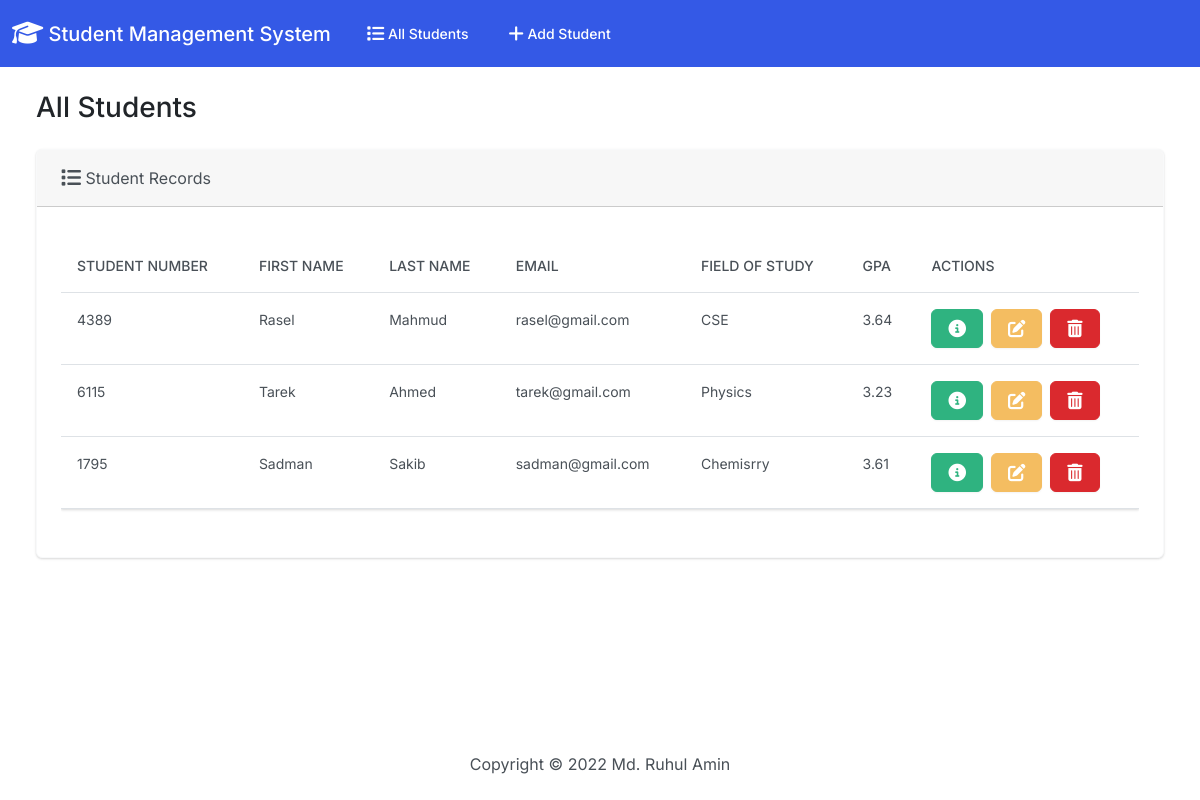
The page / on the database its author committed.
### students/models.py (models this page shows, shortened)
class Student(models.Model):
  student_number = models.PositiveIntegerField()
  first_name = models.CharField(max_length=50)
  last_name = models.CharField(max_length=50)
  email = models.EmailField(max_length=100)
  field_of_study = models.CharField(max_length=50)
  gpa = models.FloatField()

### students/views.py (the view)
# urls.py: path('',views.index,name='index'),
def index(request):
  return render(request, 'students/index.html', {
    'students': Student.objects.all()
  })

### students/templates/students/index.html (shortened to what this page needs)
{% extends "students/base.html" %}
{% block body %}
<h3 class='m-4'>All Students</h3>
<div class='row'>
    <div class='col-12'>
        {% if students %}
            <div class="card border-light ms-4 me-4 mb-4">
                <div class="card-header">
                    <i class="fa-solid fa-list fa-lg"></i> Student Records
                </div>
                <div class="card-body">
                <p class="card-text">
                    <div class="table-responsive">
                        <table class="table table-hover">
                            <thead>
                              <tr>
                                <th scope="col">Student Number</th>
                                <th scope="col">First Name</th>
                                <th scope="col">Last Name</th>
                                <th scope="col">Email</th>
                                <th scope="col">Field of Study</th>
                                <th scope="col">GPA</th>
                                <th scope="col">Actions</th>
                              </tr>
                            </thead>
                            <tbody>
                                {% for student in students %}
                                <tr>
                                  <td>{{ student.student_number }}</td>
                                  <td>{{ student.first_name }}</td>
                                  <td>{{ student.last_name }}</td>
                                  <td>{{ student.email }}</td>
                                  <td>{{ student.field_of_study }}</td>
                                  <td>{{ student.gpa }}</td>
                                  <td>
                                        <button type="button" class="btn btn-success me-1" href="{% url 'view_student' student.id %}" data-bs-toggle="modal" data-bs-target="#myModal{{student.id}}">
                                        </button>
                                          <a class="btn btn-warning me-1" href="{% url 'edit' student.id %}">
                                          </a>
                                          <button type="button" class="btn btn-danger" data-bs-toggle="modal" data-bs-target="#delete{{student.id}}">
                                          </button>
                                  </td>
                                {% endfor %}
                            </tbody>
                          </table>
                    </div>
                </p>
                </div>
            </div>
        {% else %}
            <h5 class="alert alert-primary ms-4 me-4">No Student Records</h5>
        {% endif %}
    </div>
</div>
{% endblock %}

### students/templates/students/base.html (shortened to what this page needs)
{% load static %}
<!DOCTYPE html>
<html lang="en">
  <head>
    <link rel="stylesheet" href="https://cdnjs.cloudflare.com/ajax/libs/font-awesome/6.1.1/css/all.min.css">
    <link href="{% static 'css/bootstrap.min.css' %}" rel="stylesheet">
  </head>
  <body class='d-flex flex-column min-vh-100'>
    <nav class="navbar navbar-expand-lg navbar-dark bg-primary">
        <div class="container-fluid">
          <a class="navbar-brand" href="{% url 'index' %}">
            <i class="fa-solid fa-graduation-cap fa-lg"></i> Student Management System
        </a>
          <div class="collapse navbar-collapse" id="navbarColor01">
            <ul class="navbar-nav me-auto">
              <li class="nav-item">
                <a class="nav-link" href="{% url 'index' %}">
                     All Students
                  </a>
              </li>
              <li class="nav-item">
                <a class="nav-link" href="{% url 'add' %}">
                     Add Student
                  </a>
              </li>
            </ul>
          </div>
        </div>
      </nav>
      <div class='container-fluid'>
        {% block body %}
        {% endblock %}
      </div>
      <footer class="mt-auto mb-4">
        <div class="text-center">
          <span>
            Copyright &copy; <script>document.write(new Date().getFullYear())</script> Md. Ruhul Amin
          </span>
        </div>
      </footer>
 </body>
</html>

### rows shown on the page
Student: student_number "4389", first_name "Rasel", last_name "Mahmud", email "rasel@gmail.com", field_of_study "CSE", gpa "3.64"
Student: student_number "6115", first_name "Tarek", last_name "Ahmed", email "tarek@gmail.com", field_of_study "Physics", gpa "3.23"
Student: student_number "1795", first_name "Sadman", last_name "Sakib", email "sadman@gmail.com", field_of_study "Chemisrry", gpa "3.61"
